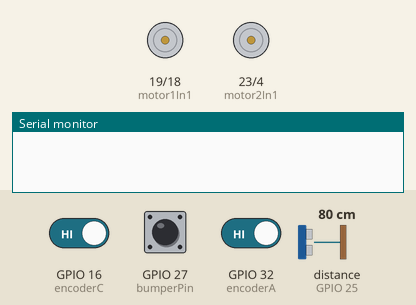
Simulated run of this sketch. Board: ESP32. Shown: motor-driver pin pairs drawn as motors (green arrow = first pin HIGH = forward, orange = second pin HIGH = backward, longer = more drive), the last lines printed to the serial monitor. Inputs (shaded band) come from the test bench; at power-on: GPIO 27 (bumperPin) HIGH, GPIO 16 (encoderC) HIGH, GPIO 32 (encoderA) HIGH, distance to the obstacle (sensor on GPIO 25) 80 cm. The echo pulse lasts 58.3 µs per cm.

Above: at 1.2 s.
1.3 s: GPIO 27 (bumperPin) pulled LOW for 0.15 s
At 1.4 s:
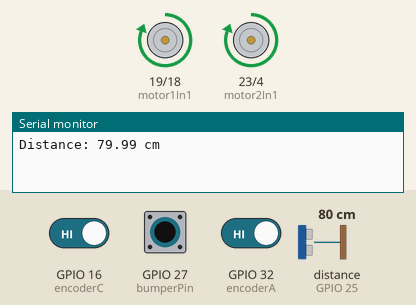
3.0 s: GPIO 27 (bumperPin) pulled LOW for 3.2 s
At 7.6 s:
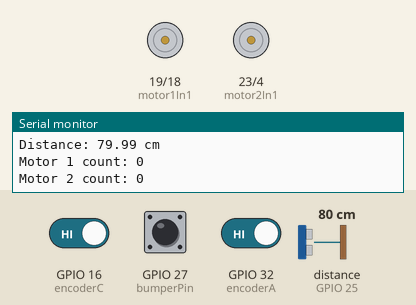
Timing chart, 0 to 9.1 s (numbered marks = the images above; inputs shaded):
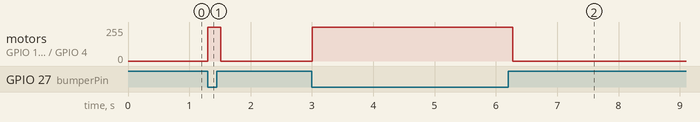

Measured:
- after the input at 1.3 s, motor on GPIO 19 (motor1In1) / GPIO 18 (motor1In2), motor on GPIO 23 (motor2In1) / GPIO 4 (motor2In2): stopped → forward 255/255 at once, → stopped 0.21 s later
- after the input at 3.0 s, motor on GPIO 19 (motor1In1) / GPIO 18 (motor1In2), motor on GPIO 23 (motor2In1) / GPIO 4 (motor2In2): stopped → forward 255/255 at once, → stopped 3.3 s later

The sketch:

Vacuum_main.ino
```cpp
#include <Wire.h>
#include <Adafruit_MPU6050.h>
#include <Adafruit_Sensor.h>
Adafruit_MPU6050 mpu;

//Variables
//Motor pins
const int encoderA = 32;  // Motor 1, yellow
const int encoderB = 33;  // Motor 1, green
const int encoderC = 16;  // Motor 2, yellow
const int encoderD = 17;  // Motor 2, green
const int motor1In1 = 19;
const int motor1In2 = 18;
const int motor2In1 = 23;
const int motor2In2 = 4;
//button pins
const int bumperPin = 27;
//ultrasonic pins
const int trigPin = 26;
const int echoPin = 25;
//Gyro uses I2C pins 21 (SDA) and 22 (SCL)

volatile long encoderCount1 = 0;
volatile long encoderCount2 = 0;
long startCount1 = 0;
long startCount2 = 0;
const long ticksPerTurn = 194;
bool motor1Moving = false;
bool motor2Moving = false;


void IRAM_ATTR onEncoderA() {
  if (digitalRead(encoderA) == digitalRead(encoderB)) {
    encoderCount1++;
  } else {
    encoderCount1--;
  }
}

void IRAM_ATTR onEncoderC() {
  if (digitalRead(encoderC) == digitalRead(encoderD)) {
    encoderCount2++;
  } else {
    encoderCount2--;
  }
}

void forward(){
  digitalWrite(motor1In1, HIGH);
  digitalWrite(motor1In2, LOW);
  digitalWrite(motor2In1, HIGH);
  digitalWrite(motor2In2, LOW);

  motor1Moving = true;
  motor2Moving = true;
}

void coaststop(){
  digitalWrite(motor1In1, LOW);
  digitalWrite(motor1In2, LOW);
  digitalWrite(motor2In1, LOW);
  digitalWrite(motor2In2, LOW);
  motor1Moving = false;
  motor2Moving = false;
}

void motor1Forward() {
  digitalWrite(motor1In1, HIGH);
  digitalWrite(motor1In2, LOW);
}

void motor1Reverse() {
  digitalWrite(motor1In1, LOW);
  digitalWrite(motor1In2, HIGH);
}

void motor2Forward() {
  digitalWrite(motor2In1, HIGH);
  digitalWrite(motor2In2, LOW);
}

void motor2Reverse() {
  digitalWrite(motor2In1, LOW);
  digitalWrite(motor2In2, HIGH);
}

void ultradistance(){
  digitalWrite(trigPin, LOW);
  delayMicroseconds(2);
  digitalWrite(trigPin, HIGH);
  delayMicroseconds(10);
  digitalWrite(trigPin, LOW);
  int count = 0;

  // Timeout after 30 ms, about 5 m maximum
  unsigned long duration = pulseIn(echoPin, HIGH, 30000);

  if (duration == 0) {
    Serial.println("No echo");
  } else {
    float distanceCm = duration * 0.0343 / 2.0;
    Serial.print("Distance: ");
    Serial.print(distanceCm);
    Serial.println(" cm");
    if(distanceCm<5){
      //turn right then if obstacle turn left
      motor1Reverse();
      motor2Reverse();
      delay(500);//will need changed to 90 d
      motor1Forward();
      motor2Reverse();
      delay(500);//will need changed to 90 d
      if(count>2){
        motor1Reverse();
        motor2Forward();
        delay(500); //will need changed to 90 d
      }
      count++;
    }
  }

  delay(100);
}

void gyro_accel(){
  sensors_event_t accel, gyro, temperature;
  mpu.getEvent(&accel, &gyro, &temperature);

  Serial.print("Accel (m/s^2): ");
  Serial.print(accel.acceleration.x); Serial.print(", ");
  Serial.print(accel.acceleration.y); Serial.print(", ");
  Serial.println(accel.acceleration.z);

  Serial.print("Gyro (rad/s): ");
  Serial.print(gyro.gyro.x); Serial.print(", ");
  Serial.print(gyro.gyro.y); Serial.print(", ");
  Serial.println(gyro.gyro.z);

  Serial.println();
  delay(250);
}

void setup() {
  Serial.begin(115200);

  pinMode(motor1In1, OUTPUT);
  pinMode(motor1In2, OUTPUT);
  pinMode(motor2In1, OUTPUT);
  pinMode(motor2In2, OUTPUT);

  pinMode(encoderA, INPUT_PULLUP);
  pinMode(encoderB, INPUT_PULLUP);
  pinMode(encoderC, INPUT_PULLUP);
  pinMode(encoderD, INPUT_PULLUP);

  attachInterrupt(digitalPinToInterrupt(encoderA), onEncoderA, CHANGE);
  attachInterrupt(digitalPinToInterrupt(encoderC), onEncoderC, CHANGE);

  noInterrupts();
  startCount1 = encoderCount1;
  startCount2 = encoderCount2;
  interrupts();

  pinMode(bumperPin, INPUT_PULLUP);
  // Initialize MPU6050
  Wire.begin(21, 22);  // ESP32 SDA, SCL

  if (!mpu.begin()) {
    Serial.println("MPU-6050 not found. Check power and SDA/SCL wiring.");
    while (true) delay(10);
  }

  mpu.setAccelerometerRange(MPU6050_RANGE_2_G);
  mpu.setGyroRange(MPU6050_RANGE_250_DEG);
  mpu.setFilterBandwidth(MPU6050_BAND_21_HZ);
  // Initialize ultrasonic sensor pins
  pinMode(trigPin, OUTPUT);
  pinMode(echoPin, INPUT);
}

void loop() {
  if (digitalRead(bumperPin) == HIGH) {
    coaststop();
    return;
  }

  forward();
  ultradistance();

  noInterrupts();
  long currentCount1 = encoderCount1;
  long currentCount2 = encoderCount2;
  interrupts();

  static unsigned long lastPrint = 0;
  if (millis() - lastPrint >= 250) {
    lastPrint = millis();
    Serial.print("Motor 1 count: ");
    Serial.println(currentCount1);
    Serial.print("Motor 2 count: ");
    Serial.println(currentCount2);
  }
}
```
